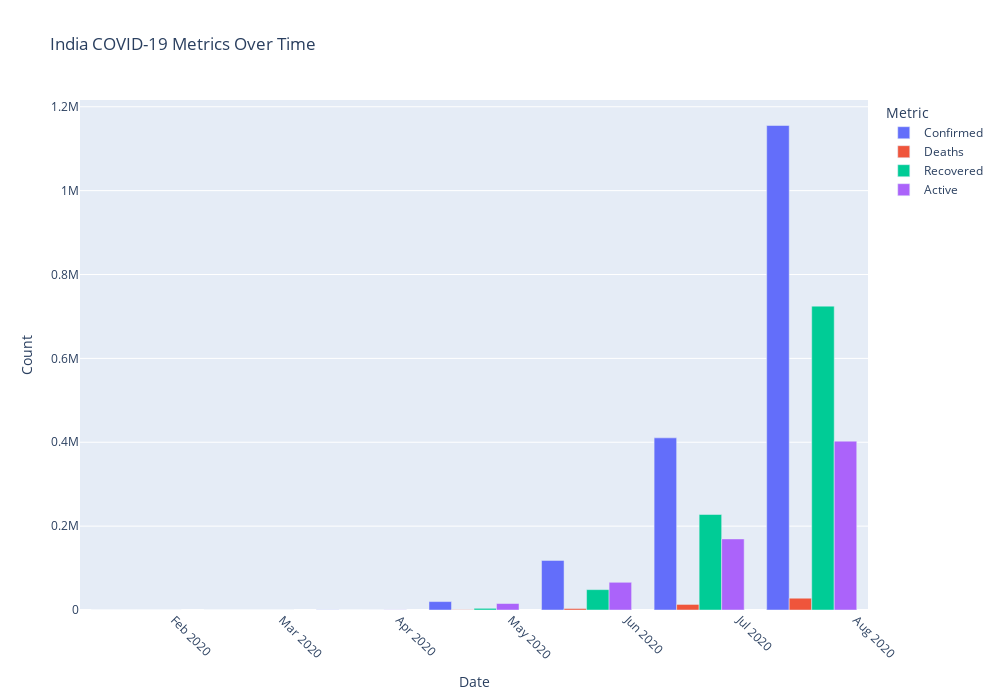

This figure's notebook cell:
### Code cell
# Subset the India data for selected dates (every 30 days)
selected_dates_india = india_data['Date'][::30]
india_filtered = india_data[india_data['Date'].isin(selected_dates_india)]

india_melted_filtered = india_filtered.melt(
    id_vars='Date', value_vars=['Confirmed', 'Deaths', 'Recovered', 'Active'],
    var_name='Metric', value_name='Count'
)

fig_india = px.bar(
    india_melted_filtered,
    x='Date',
    y='Count',
    color='Metric',
    barmode='group',
    title='India COVID-19 Metrics Over Time',
    labels={'Date': 'Date', 'Count': 'Count'},
    template='plotly'
)

fig_india.update_layout(
    xaxis_title='Date',
    yaxis_title='Count',
    legend_title='Metric',
    xaxis_tickangle=45,
    width=1000,  
    height=700,  
)

fig_india.show()

### Figure 1 — Plotly figure (JSON) as saved in the notebook; plotly's stock layout.template omitted (floating-point values rounded to 4 significant figures)
{"data": [{"alignmentgroup": "True", "hovertemplate": "Metric=Confirmed<br>Date=%{x}<br>Count=%{y}<extra></extra>", "legendgroup": "Confirmed", "marker": {"color": "#636efa", "pattern": {"shape": ""}}, "name": "Confirmed", "offsetgroup": "Confirmed", "orientation": "v", "showlegend": true, "textposition": "auto", "type": "bar", "x": ["2020-01-22T00:00:00", "2020-02-21T00:00:00", "2020-03-22T00:00:00", "2020-04-21T00:00:00", "2020-05-21T00:00:00", "2020-06-20T00:00:00", "2020-07-20T00:00:00"], "xaxis": "x", "y": [0, 3, 396, 20080, 118226, 410451, 1155338], "yaxis": "y"}, {"alignmentgroup": "True", "hovertemplate": "Metric=Deaths<br>Date=%{x}<br>Count=%{y}<extra></extra>", "legendgroup": "Deaths", "marker": {"color": "#EF553B", "pattern": {"shape": ""}}, "name": "Deaths", "offsetgroup": "Deaths", "orientation": "v", "showlegend": true, "textposition": "auto", "type": "bar", "x": ["2020-01-22T00:00:00", "2020-02-21T00:00:00", "2020-03-22T00:00:00", "2020-04-21T00:00:00", "2020-05-21T00:00:00", "2020-06-20T00:00:00", "2020-07-20T00:00:00"], "xaxis": "x", "y": [0, 0, 7, 645, 3584, 13254, 28082], "yaxis": "y"}, {"alignmentgroup": "True", "hovertemplate": "Metric=Recovered<br>Date=%{x}<br>Count=%{y}<extra></extra>", "legendgroup": "Recovered", "marker": {"color": "#00cc96", "pattern": {"shape": ""}}, "name": "Recovered", "offsetgroup": "Recovered", "orientation": "v", "showlegend": true, "textposition": "auto", "type": "bar", "x": ["2020-01-22T00:00:00", "2020-02-21T00:00:00", "2020-03-22T00:00:00", "2020-04-21T00:00:00", "2020-05-21T00:00:00", "2020-06-20T00:00:00", "2020-07-20T00:00:00"], "xaxis": "x", "y": [0, 3, 27, 3975, 48553, 227728, 724578], "yaxis": "y"}, {"alignmentgroup": "True", "hovertemplate": "Metric=Active<br>Date=%{x}<br>Count=%{y}<extra></extra>", "legendgroup": "Active", "marker": {"color": "#ab63fa", "pattern": {"shape": ""}}, "name": "Active", "offsetgroup": "Active", "orientation": "v", "showlegend": true, "textposition": "auto", "type": "bar", "x": ["2020-01-22T00:00:00", "2020-02-21T00:00:00", "2020-03-22T00:00:00", "2020-04-21T00:00:00", "2020-05-21T00:00:00", "2020-06-20T00:00:00", "2020-07-20T00:00:00"], "xaxis": "x", "y": [0, 0, 362, 15460, 66089, 169469, 402678], "yaxis": "y"}], "layout": {"barmode": "group", "height": 700, "legend": {"title": {"text": "Metric"}, "tracegroupgap": 0}, "title": {"text": "India COVID-19 Metrics Over Time"}, "width": 1000, "xaxis": {"anchor": "y", "autorange": true, "domain": [0, 1], "range": ["2020-01-07", "2020-08-04"], "tickangle": 45, "title": {"text": "Date"}, "type": "date"}, "yaxis": {"anchor": "x", "autorange": true, "domain": [0, 1], "range": [0, 1216000.0], "title": {"text": "Count"}, "type": "linear"}}}
